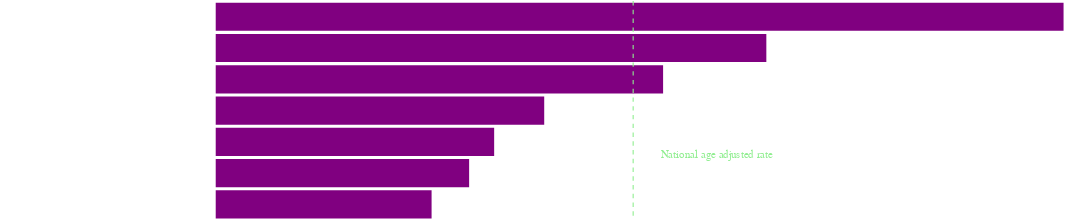

Source (notebook cell):
### Code cell
import altair as alt
import pandas as pd
import numpy as np
# Data
data = pd.DataFrame({
    'Race': [
        'Asian',
        'Hispanic or Latino',
        'Black or African American',
        'More than one race',
        'Native Hawaiian or Other Pacific Islander',
        'White',
        'American Indian or Alaska Native'
    ],
    'Rate': [6.9, 8.1, 8.9, 10.5, 14.3, 17.6, 27.1]
})
data.loc[:,"Percent"] = np.round(100* data.Rate/data.Rate.sum(), 2)
# Create the base chart
base = alt.Chart(data).encode(
    y=alt.Y('Race:N', sort='-x', axis=alt.Axis(labelLimit=300, title = None, ticks = False, labelColor = 'white', labelFontSize = 12)),
    x=alt.X('Rate:Q', axis = None),
    tooltip=['Race', 'Percent']
)

# Create the bars
bars = base.mark_bar().encode(
    color=alt.value('purple')  # Set the color to match the original chart
)
# Add text labels
text = base.mark_text(
    align='left',
    baseline='middle',
    dx=3 , # Nudge text to right so it doesn't appear on top of the bar
    color = 'white'
).encode(
    text='Rate:Q', # text = 'Percent:N' #O, N, Q, T, G.
)

# Combine the bars and text
chart = (bars + text).properties(
    width=800,
    height=200,
    # title='National Age Adjusted Rate by Race',
)

# Add a vertical line for the national average
national_avg = data.Rate.mean()
vline = alt.Chart(pd.DataFrame({'x': [national_avg]})).mark_rule(strokeDash=[4, 4]).encode(
    x='x',
    color=alt.value('lightgreen')
)

# Add text for the national average line
avg_text = alt.Chart(pd.DataFrame({'x': [national_avg+national_avg/5], 'y': [0.6]})).mark_text(
    text='National age adjusted rate',
    align='center',
    fontSize=10, color = 'lightgreen'
).encode(
    x='x:Q',
    y=alt.value(140)  # Adjust this value to position the text vertically
)

# Combine all elements
final_chart = (chart + vline + avg_text).configure_view(
    strokeWidth=0, stroke=None).configure(
    background='transparent',
    padding={'left': 0, 'top': 0, 'right': 0, 'bottom': 0},
    axis={'grid': False, 'domain': False, 'ticks': False},
    view={'stroke': 'transparent', 'strokeWidth': 0}
)
# Display the chart
final_chart#.save('racial_data_chart.html')

### Figure 1 — Vega-Lite specification as saved in the notebook (floating-point values rounded to 4 significant figures)
{"config": {"view": {"continuousWidth": 300, "continuousHeight": 300, "stroke": "transparent", "strokeWidth": 0}, "axis": {"grid": false, "domain": false, "ticks": false}, "background": "transparent", "padding": {"left": 0, "top": 0, "right": 0, "bottom": 0}}, "layer": [{"mark": {"type": "bar"}, "encoding": {"color": {"value": "purple"}, "tooltip": [{"field": "Race", "type": "nominal"}, {"field": "Percent", "type": "quantitative"}], "x": {"axis": null, "field": "Rate", "type": "quantitative"}, "y": {"axis": {"labelColor": "white", "labelFontSize": 12, "labelLimit": 300, "ticks": false, "title": null}, "field": "Race", "sort": "-x", "type": "nominal"}}}, {"mark": {"type": "text", "align": "left", "baseline": "middle", "color": "white", "dx": 3}, "encoding": {"text": {"field": "Rate", "type": "quantitative"}, "tooltip": [{"field": "Race", "type": "nominal"}, {"field": "Percent", "type": "quantitative"}], "x": {"axis": null, "field": "Rate", "type": "quantitative"}, "y": {"axis": {"labelColor": "white", "labelFontSize": 12, "labelLimit": 300, "ticks": false, "title": null}, "field": "Race", "sort": "-x", "type": "nominal"}}}, {"data": {"name": "data-c60a7dc479427c62f98ebdc6ba840d95"}, "mark": {"type": "rule", "strokeDash": [4, 4]}, "encoding": {"color": {"value": "lightgreen"}, "x": {"field": "x", "type": "quantitative"}}}, {"data": {"name": "data-b48f1a50bf47e6b69ed07b5009d5b372"}, "mark": {"type": "text", "align": "center", "color": "lightgreen", "fontSize": 10, "text": "National age adjusted rate"}, "encoding": {"x": {"field": "x", "type": "quantitative"}, "y": {"value": 140}}}], "data": {"name": "data-80e582c2cd8af1ff7bc7ad5633b218d2"}, "height": 200, "width": 800, "$schema": "https://vega.github.io/schema/vega-lite/v5.20.1.json", "datasets": {"data-80e582c2cd8af1ff7bc7ad5633b218d2": [{"Race": "Asian", "Rate": 6.9, "Percent": 7.39}, {"Race": "Hispanic or Latino", "Rate": 8.1, "Percent": 8.67}, {"Race": "Black or African American", "Rate": 8.9, "Percent": 9.53}, {"Race": "More than one race", "Rate": 10.5, "Percent": 11.24}, {"Race": "Native Hawaiian or Other Pacific Islander", "Rate": 14.3, "Percent": 15.31}, {"Race": "White", "Rate": 17.6, "Percent": 18.84}, {"Race": "American Indian or Alaska Native", "Rate": 27.1, "Percent": 29.01}], "data-c60a7dc479427c62f98ebdc6ba840d95": [{"x": 13.34}], "data-b48f1a50bf47e6b69ed07b5009d5b372": [{"x": 16.01, "y": 0.6}]}}
